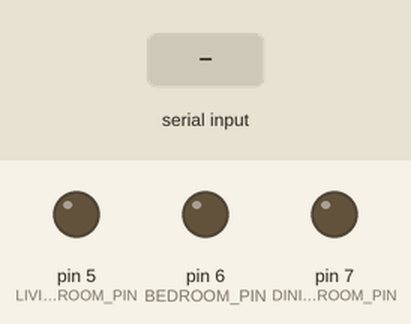
The sketch below on a simulated Arduino Uno, built with avr-gcc and run on an emulated ATmega328P. Parts: output pins drawn as LEDs (lit = HIGH). The inputs (shaded band) are chosen by the test bench.

Above: at 1.2 s.
1.3 s: "4" received over the second serial link
At 1.9 s:
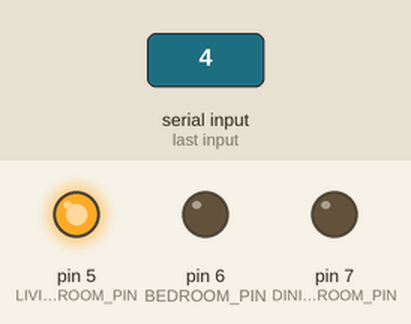
2.8 s: "5" received over the second serial link
At 4.0 s:
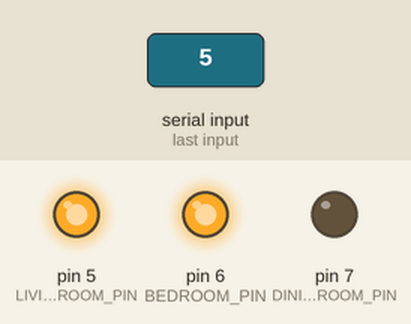
4.3 s: "1" received over the second serial link
At 5.4 s:
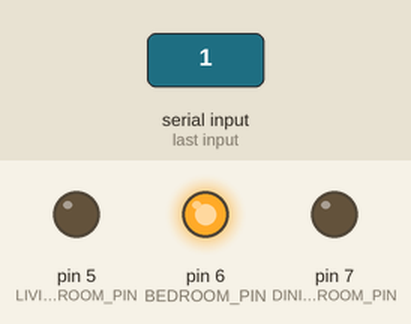
5.8 s: "6" received over the second serial link
At 6.5 s:
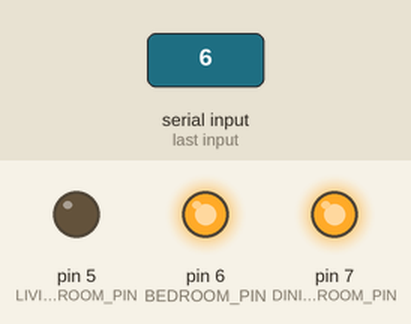
7.3 s: "2" received over the second serial link
At 8.5 s:
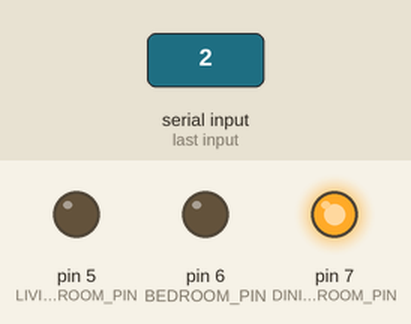
8.8 s: "9" received over the second serial link
At 9.7 s:
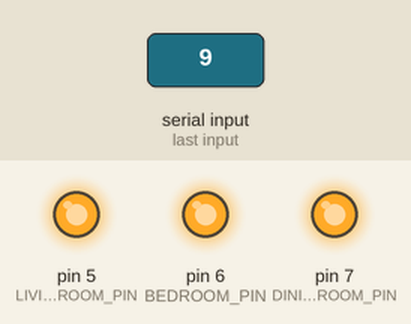
Timing chart, 0 to 11.3 s (numbered marks = the images above; inputs shaded):
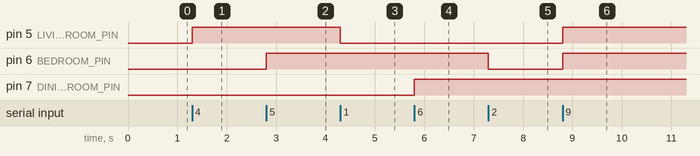

The sketch:

SmartLighting.ino
```cpp
#include <Arduino.h>
#include <Wire.h>
#include <SoftwareSerial.h>

// -----------------------------
// Pin assignments for each room
// -----------------------------
const int LIVING_ROOM_PIN = 5;
const int BEDROOM_PIN     = 6;
const int DINING_ROOM_PIN = 7;

// -----------------------------
// Bluetooth setup
// -----------------------------
SoftwareSerial Bluetooth(0, 1);  // RX, TX
char receivedData;               // Holds incoming Bluetooth data

// -----------------------------
// Function to send confirmation messages
// -----------------------------
void sendData(String message) {
  Bluetooth.println(message);
}

// -----------------------------
// Setup function
// -----------------------------
void setup() {
  // Initialize Bluetooth communication
  Bluetooth.begin(9600);

  // Configure pins as outputs
  pinMode(LIVING_ROOM_PIN, OUTPUT);
  pinMode(BEDROOM_PIN, OUTPUT);
  pinMode(DINING_ROOM_PIN, OUTPUT);
}

// -----------------------------
// Main loop
// -----------------------------
void loop() {
  // Check if Bluetooth data is available
  if (Bluetooth.available()) {
    receivedData = Bluetooth.read();  // Read incoming data

    // -----------------------------
    // Individual room controls
    // -----------------------------
    if (receivedData == '4') {
      digitalWrite(LIVING_ROOM_PIN, HIGH);
      sendData("Living Room Light ON");
    }
    if (receivedData == '1') {
      digitalWrite(LIVING_ROOM_PIN, LOW);
      sendData("Living Room Light OFF");
    }

    if (receivedData == '5') {
      digitalWrite(BEDROOM_PIN, HIGH);
      sendData("Bedroom Light ON");
    }
    if (receivedData == '2') {
      digitalWrite(BEDROOM_PIN, LOW);
      sendData("Bedroom Light OFF");
    }

    if (receivedData == '6') {
      digitalWrite(DINING_ROOM_PIN, HIGH);
      sendData("Dining Room Light ON");
    }
    if (receivedData == '3') {
      digitalWrite(DINING_ROOM_PIN, LOW);
      sendData("Dining Room Light OFF");
    }

    // -----------------------------
    // Global controls
    // -----------------------------
    if (receivedData == '9') {  // Turn on all lights
      digitalWrite(LIVING_ROOM_PIN, HIGH);
      digitalWrite(BEDROOM_PIN, HIGH);
      digitalWrite(DINING_ROOM_PIN, HIGH);
      sendData("ALL LIGHTS ON");
    }
    if (receivedData == '0') {  // Turn off all lights
      digitalWrite(LIVING_ROOM_PIN, LOW);
      digitalWrite(BEDROOM_PIN, LOW);
      digitalWrite(DINING_ROOM_PIN, LOW);
      sendData("ALL LIGHTS OFF");
    }
  }
}
```

Measured:
- after the input at 1.3 s, pin 5 (LIVING_ROOM_PIN): LOW → HIGH at once
- after the input at 2.8 s, pin 6 (BEDROOM_PIN): LOW → HIGH at once
- after the input at 4.3 s, pin 5 (LIVING_ROOM_PIN): HIGH → LOW at once
- after the input at 5.8 s, pin 7 (DINING_ROOM_PIN): LOW → HIGH at once
- after the input at 7.3 s, pin 6 (BEDROOM_PIN): HIGH → LOW at once
- after the input at 8.8 s, pin 5 (LIVING_ROOM_PIN), pin 6 (BEDROOM_PIN): LOW → HIGH at once
